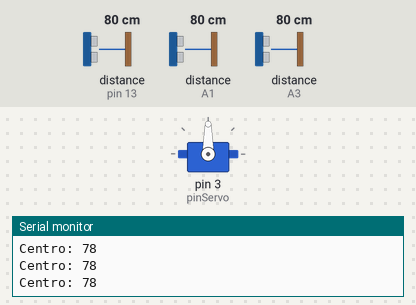
The sketch below on a simulated Arduino Uno, built with avr-gcc and run on an emulated ATmega328P. Parts: servo, the last lines printed to the serial monitor. Wiring (inferred from the names in the program): 3 × ultrasonic range finder: trigger pin 12, echo pin 13 / trigger A0, echo A1 / trigger A2, echo A3. Inputs (shaded band) come from the test bench; at power-on: distance to the obstacle (sensors on A3, pin 13, A1) 80 cm. The echo pulse lasts 58.3 µs per cm.

Above: at 1.2 s.
1.3 s: distance to the obstacle (sensor on A3) set to 22 cm
2.8 s: distance to the obstacle (sensor on A3) set to 19 cm
At 3.6 s:
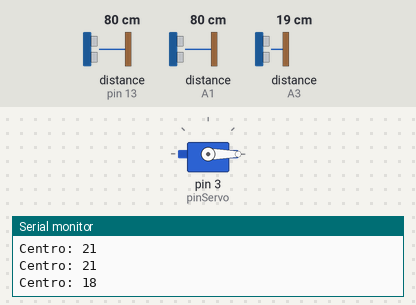
5.8 s: distance to the obstacle (sensor on A3) set to 8 cm
8.8 s: distance to the obstacle (sensor on A3) set to 5 cm
At 10.0 s:
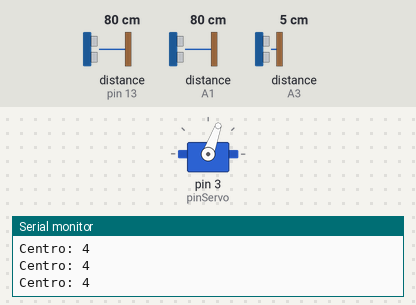
10.4 s: distance to the obstacle (sensor on A3) set to 9 cm
At 10.8 s:
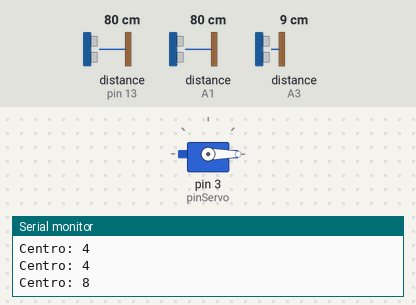
Timing chart, 0 to 14.4 s (numbered marks = the images above; inputs shaded):
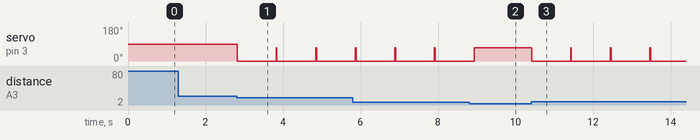

Measured:
- the behaviour switches between 21 and 20 cm on distance to the obstacle (sensor on A3) (found by bisection; images 0 and 1)
- the behaviour switches between 7 and 6 cm on distance to the obstacle (sensor on A3) (found by bisection; images 1 and 2)
- after the input at 2.8 s, servo on pin 3 (pinServo): 90° → 0° at once
- after the input at 8.8 s, servo on pin 3 (pinServo): goes on until 8.9 s, then stays 70°
- after the input at 10.4 s, servo on pin 3 (pinServo): 70° → 0° at once

The sketch:

CodigoPrincipal.ino
```cpp
#include <Servo.h>

 int trigPinI = 12; // este es el sensor de ultrasonico de la izquierda
 int echoPinI = 13; // lo mismo

 int trigPinD = A0; // este es el sensor de centro de ultraasonico
 int echoPinD = A1; // lo mismo

 int trigPinC = A2; // este es el sensor de ultrasonico derecha
 int echoPinC = A3; // lo mismo

Servo miServo;
int pinServo = 3;

int distanciaLimite = 10;

long distanciaDerecha = 0;
long distanciaCentro = 0;
long distanciaIzquierda = 0;


void setup() {
  pinMode(trigPinI, OUTPUT); // declarar
  pinMode(echoPinI, INPUT);

  pinMode(trigPinD, OUTPUT);
  pinMode(echoPinD, INPUT);

  pinMode(trigPinC, OUTPUT);
  pinMode(echoPinC, INPUT);

  miServo.attach(pinServo);
  miServo.write(90);

  Serial.begin(115200); //velocidad
}

void loop() {

  // Medir distancias de cada ultrasonico
  distanciaDerecha = medirDistancia(trigPinD, echoPinD); // la informacion que se va a guardar
  distanciaCentro = medirDistancia(trigPinC, echoPinC);
  distanciaIzquierda = medirDistancia(trigPinI, echoPinI);

  Serial.print("Centro: ");
  Serial.println(distanciaCentro);

  if (distanciaCentro < 20 && distanciaCentro > 5) {
    miServo.write(0);
    delay(1000);
    miServo.write(70);
   // delay(5000);
  }

  delay(10); //
}


// Funcion
long medirDistancia(int trigPin, int echoPin) {
  digitalWrite(trigPin, LOW);
  delayMicroseconds(2);

  digitalWrite(trigPin, HIGH);
  delayMicroseconds(10);
  digitalWrite(trigPin, LOW);


  long duracion = pulseIn(echoPin, HIGH, 30000);


  if (duracion == 0) { // duracion
    return 0;
  }

  long distancia = duracion * 0.034 / 2;
  return distancia;
}
```
